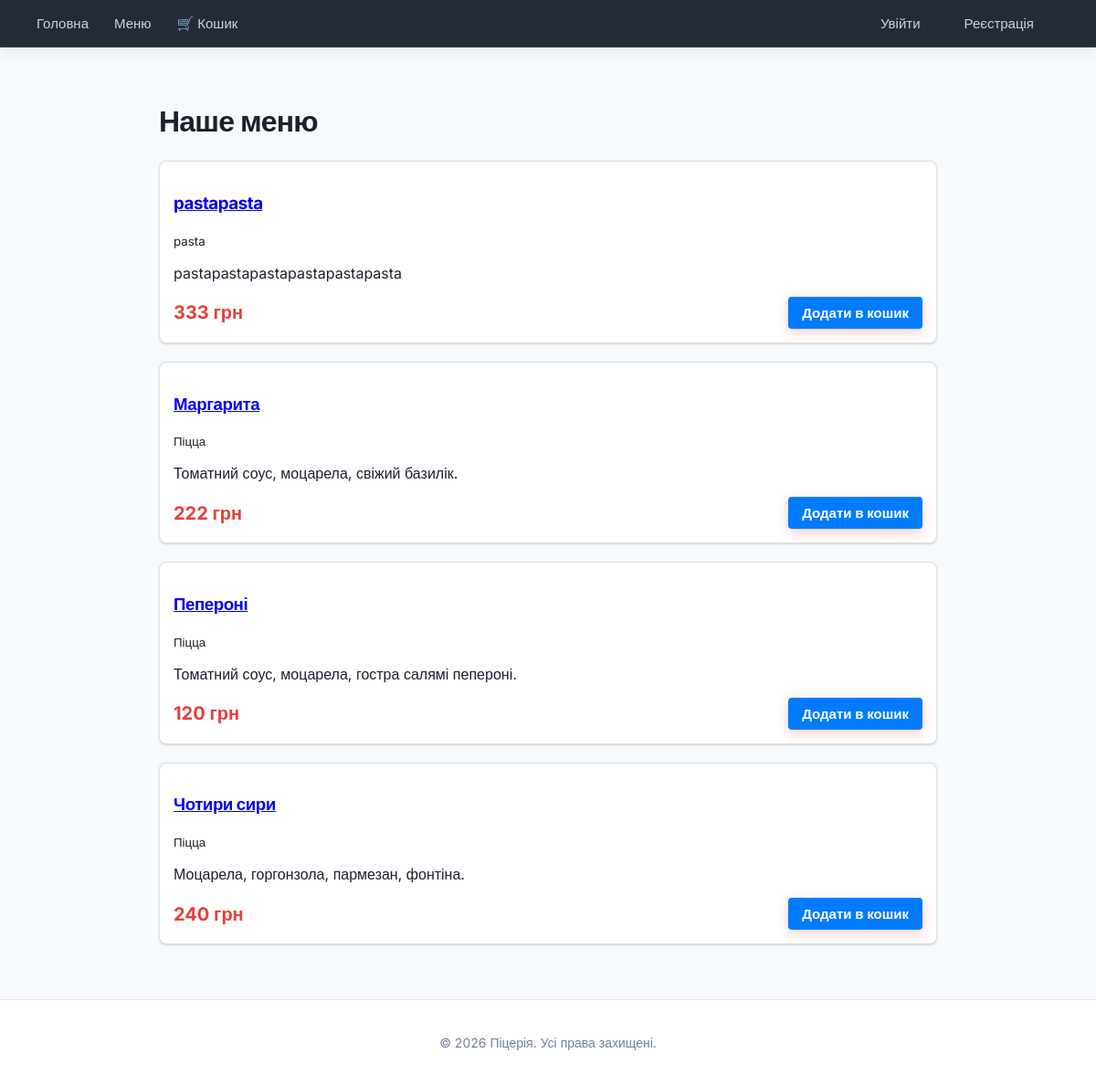
The app's page /menu/ with its own data.
### menu/models.py (models this page shows, shortened)
class Dish(models.Model):
    name = models.CharField("Назва", max_length=150)
    description = models.TextField("Опис", blank=True)
    price = models.DecimalField("Ціна, грн", max_digits=7, decimal_places=2)
    category = models.ForeignKey(
        Category,
        on_delete=models.CASCADE,
        related_name="dishes",
        verbose_name="Категорія"
    )
    is_available = models.BooleanField("Є в наявності",default=True)
    created_at = models.DateTimeField("Додано" ,auto_now_add=True)
    class Meta:
        verbose_name = "Страва"
        verbose_name_plural = "Страви"
        ordering = ["name"]

class Category(models.Model):
    name = models.CharField("Назва", max_length=100)
    class Meta:
        verbose_name = "Категорія"
        verbose_name_plural = "Категорії"

### menu/views.py (the view)
# urls.py: path('menu/', views.menu_list, name='menu_list'),
def menu_list(request):
    dishes = Dish.objects.filter(is_available=True).select_related("category")
    return render(request, "menu/menu_list.html", {"dishes": dishes})

### menu/templates/menu/menu_list.html (shortened to what this page needs)
{% extends "menu/base.html" %}
{% block content %}
    <h1>Наше меню</h1>
    {% for dish in dishes %}
        <div class="card" style="margin-bottom: 20px; padding: 15px; border: 1px solid #ddd; border-radius: 8px;">
            <h3>
                <a href="{% url 'menu:dish_detail' dish.id %}">{{ dish.name }}</a>
            </h3>
            <small>{{ dish.category.name }}</small>
            <p>{{ dish.description }}</p>
            <div style="display: flex; justify-content: space-between; align-items: center; margin-top: 10px;">
                <span class="price" style="font-weight: bold; color: #e53e3e;">{{ dish.price|floatformat:0 }} грн</span>
                <a href="{% url 'menu:add_to_cart' dish.id %}" class="btn" style="background: #007bff; color: white; padding: 8px 15px; text-decoration: none; border-radius: 4px;">Додати в кошик</a>
            </div>
        </div>
    {% empty %}
        <p>Меню поки порожнє.</p>
    {% endfor %}
{% endblock %}

### menu/templates/menu/base.html (shortened to what this page needs)
<!DOCTYPE html>
<html lang="uk">
<head>
</head>
<body>
<nav>
    <a href="{% url 'menu:home' %}">Головна</a>
    <a href="{% url 'menu:menu_list' %}">Меню</a>
    <a href="{% url 'menu:cart_detail' %}">🛒 Кошик</a>
    <div class="nav-right">
        {% if user.is_authenticated %}
            <span>Вітаю, <strong>{{ user.username }}</strong></span>
            <form action="{% url 'accounts:logout' %}" method="post" style="display: inline; margin-left: 10px;">
    {% csrf_token %}
    <button type="submit" style="background: none; border: none; color: blue; cursor: pointer; text-decoration: underline;">Вийти</button>
</form>
        {% else %}
            <a href="{% url 'accounts:login' %}">Увійти</a>
            <a href="{% url 'accounts:register' %}">Реєстрація</a>
        {% endif %}
    </div>
</nav>
<main>
    {% block content %}{% endblock %}
</main>
<footer>
    <p>&copy; 2026 Піцерія. Усі права захищені.</p>
</footer>
</body>
</html>

### menu/templates/menu/base.html (style rules this page uses)
:root { --primary: #e53e3e; --primary-hover: #c53030; --primary-light: #fff5f5; --accent: #dd6b20; --bg-color: #f7fafc; --card-bg: #ffffff; --text-main: #1a202c; --text-muted: #718096; --border-color: #e2e8f0; --radius: 14px; --shadow-sm: 0 1px 3px rgba(0,0,0,0.05), 0 1px 2px rgba(0,0,0,0.1); --shadow-md: 0 10px 15px -3px rgba(0,0,0,0.07), 0 4px 6px -2px rgba(0,0,0,0.04); --shadow-lg: 0 20px 25px -5px rgba(0,0,0,0.1), 0 10px 10px -5px rgba(0,0,0,0.04); }
* { box-sizing: border-box; }
body { font-family: 'Inter', sans-serif; margin: 0; background-color: var(--bg-color); color: var(--text-main); -webkit-font-smoothing: antialiased; min-height: 100vh; display: flex; flex-direction: column; }
nav { background: rgba(26, 32, 44, 0.95); backdrop-filter: blur(10px); padding: 16px 40px; display: flex; align-items: center; position: sticky; top: 0; z-index: 1000; box-shadow: 0 4px 20px rgba(0, 0, 0, 0.08); border-bottom: 1px solid rgba(255, 255, 255, 0.1); }
nav a { color: #cbd5e0; text-decoration: none; margin-right: 28px; font-weight: 500; font-size: 15px; transition: all 0.2s ease; }
.nav-right { margin-left: auto; color: #cbd5e0; display: flex; align-items: center; gap: 20px; font-size: 15px; }
main { max-width: 900px; width: 100%; margin: 40px auto; padding: 0 24px; flex: 1; }
.card { background: var(--card-bg); padding: 24px 30px; margin-bottom: 20px; border-radius: var(--radius); box-shadow: var(--shadow-sm); border: 1px solid var(--border-color); transition: all 0.3s cubic-bezier(0.4, 0, 0.2, 1); }
h1, h2, h3 { color: #1a202c; font-weight: 700; letter-spacing: -0.025em; }
h1 { font-size: 2rem; margin-bottom: 24px; }
.price { color: var(--primary); font-weight: 800; font-size: 1.25rem; }
button:not(nav button), input[type="submit"], .btn { background: linear-gradient(135deg, var(--primary) 0%, #c53030 100%); color: white; border: none; padding: 12px 24px; border-radius: 12px; font-weight: 600; font-size: 15px; cursor: pointer; transition: all 0.2s ease; box-shadow: 0 4px 14px rgba(229, 62, 62, 0.25); display: inline-block; text-decoration: none; text-align: center; }
footer { text-align: center; padding: 24px; color: var(--text-muted); font-size: 14px; border-top: 1px solid var(--border-color); margin-top: auto; background: white; }

### records on screen
Dish: name "pastapasta", category.name "pasta", description "pastapastapastapastapastapasta", price "333"
Dish: name "Маргарита", category.name "Піцца", description "Томатний соус, моцарела, свіжий базилік.", price "222"
Dish: name "Пепероні", category.name "Піцца", description "Томатний соус, моцарела, гостра салямі пепероні.", price "120"
Dish: name "Чотири сири", category.name "Піцца", description "Моцарела, горгонзола, пармезан, фонтіна.", price "240"
